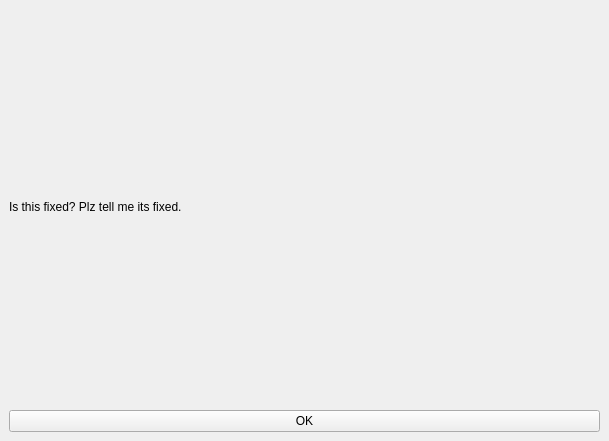
<?xml version="1.0" encoding="UTF-8"?>
<ui version="4.0">
 <class>MainWindow</class>
 <widget class="QMainWindow" name="MainWindow">
  <property name="geometry">
   <rect>
    <x>0</x>
    <y>0</y>
    <width>609</width>
    <height>441</height>
   </rect>
  </property>
  <property name="windowTitle">
   <string>MainWindow</string>
  </property>
  <widget class="QWidget" name="centralwidget">
   <layout class="QGridLayout" name="gridLayout">
    <item row="0" column="0">
     <widget class="QLabel" name="label">
      <property name="text">
       <string>Is this fixed? Plz tell me its fixed.</string>
      </property>
     </widget>
    </item>
    <item row="1" column="0">
     <widget class="QPushButton" name="pushButton">
      <property name="text">
       <string>OK</string>
      </property>
     </widget>
    </item>
   </layout>
  </widget>
 </widget>
 <resources/>
 <connections/>
</ui>
